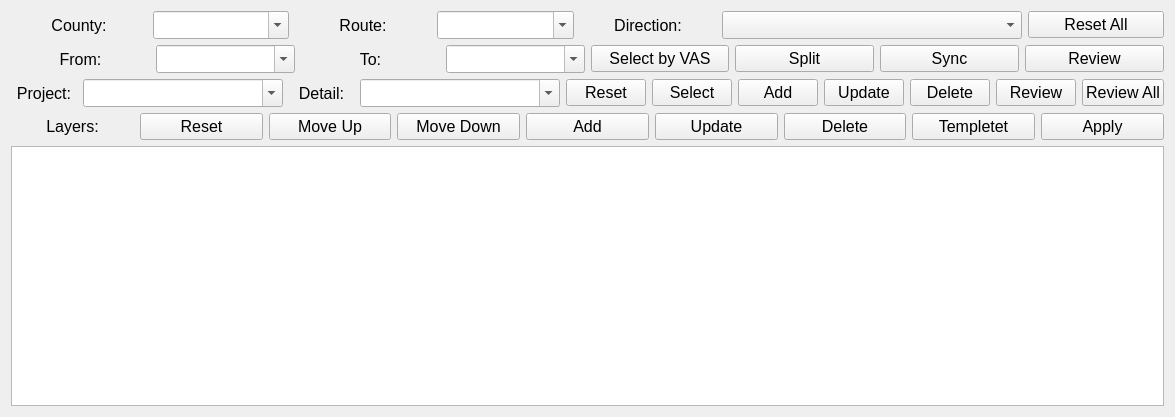
<?xml version="1.0" encoding="UTF-8"?>
<ui version="4.0">
 <class>rtProjEntryForm</class>
 <widget class="QWidget" name="rtProjEntryForm">
  <property name="geometry">
   <rect>
    <x>0</x>
    <y>0</y>
    <width>1175</width>
    <height>417</height>
   </rect>
  </property>
  <property name="windowTitle">
   <string>Route Project Entry</string>
  </property>
  <layout class="QVBoxLayout" name="verticalLayout_2">
   <item>
    <layout class="QVBoxLayout" name="verticalLayout" stretch="1,1,1,1,20">
     <item>
      <layout class="QHBoxLayout" name="horizontalLayout">
       <item>
        <widget class="QLabel" name="labelCounty">
         <property name="font">
          <font>
           <pointsize>12</pointsize>
          </font>
         </property>
         <property name="text">
          <string>County:</string>
         </property>
         <property name="alignment">
          <set>Qt::AlignCenter</set>
         </property>
        </widget>
       </item>
       <item>
        <widget class="QComboBox" name="comboBoxCounty">
         <property name="minimumSize">
          <size>
           <width>100</width>
           <height>28</height>
          </size>
         </property>
         <property name="font">
          <font>
           <pointsize>12</pointsize>
          </font>
         </property>
         <property name="toolTip">
          <string>&lt;html&gt;&lt;head/&gt;&lt;body&gt;&lt;p&gt;Please Select County&lt;/p&gt;&lt;/body&gt;&lt;/html&gt;</string>
         </property>
         <property name="statusTip">
          <string>Select County</string>
         </property>
         <property name="editable">
          <bool>true</bool>
         </property>
        </widget>
       </item>
       <item>
        <widget class="QLabel" name="labelRoute">
         <property name="font">
          <font>
           <pointsize>12</pointsize>
          </font>
         </property>
         <property name="text">
          <string>Route:</string>
         </property>
         <property name="alignment">
          <set>Qt::AlignCenter</set>
         </property>
        </widget>
       </item>
       <item>
        <widget class="QComboBox" name="comboBoxRoute">
         <property name="minimumSize">
          <size>
           <width>100</width>
           <height>28</height>
          </size>
         </property>
         <property name="font">
          <font>
           <pointsize>12</pointsize>
          </font>
         </property>
         <property name="toolTip">
          <string>&lt;html&gt;&lt;head/&gt;&lt;body&gt;&lt;p&gt;Please Select Route&lt;/p&gt;&lt;/body&gt;&lt;/html&gt;</string>
         </property>
         <property name="statusTip">
          <string>Select Route</string>
         </property>
         <property name="editable">
          <bool>true</bool>
         </property>
        </widget>
       </item>
       <item>
        <widget class="QLabel" name="labelDirection">
         <property name="font">
          <font>
           <pointsize>12</pointsize>
          </font>
         </property>
         <property name="text">
          <string>Direction:</string>
         </property>
         <property name="alignment">
          <set>Qt::AlignCenter</set>
         </property>
        </widget>
       </item>
       <item>
        <widget class="QComboBox" name="comboBoxDirection">
         <property name="minimumSize">
          <size>
           <width>300</width>
           <height>28</height>
          </size>
         </property>
         <property name="font">
          <font>
           <pointsize>12</pointsize>
          </font>
         </property>
         <property name="toolTip">
          <string>Please Select Direction</string>
         </property>
         <property name="statusTip">
          <string>Select Direction</string>
         </property>
        </widget>
       </item>
       <item>
        <widget class="QPushButton" name="pushButtonReset">
         <property name="font">
          <font>
           <pointsize>12</pointsize>
          </font>
         </property>
         <property name="text">
          <string>Reset All</string>
         </property>
        </widget>
       </item>
      </layout>
     </item>
     <item>
      <layout class="QHBoxLayout" name="horizontalLayout_3">
       <item>
        <widget class="QLabel" name="labelFrom">
         <property name="font">
          <font>
           <pointsize>12</pointsize>
          </font>
         </property>
         <property name="text">
          <string>From:</string>
         </property>
         <property name="alignment">
          <set>Qt::AlignCenter</set>
         </property>
        </widget>
       </item>
       <item>
        <widget class="QComboBox" name="comboBoxFrom">
         <property name="minimumSize">
          <size>
           <width>100</width>
           <height>28</height>
          </size>
         </property>
         <property name="font">
          <font>
           <pointsize>12</pointsize>
          </font>
         </property>
         <property name="toolTip">
          <string>&lt;html&gt;&lt;head/&gt;&lt;body&gt;&lt;p&gt;Please Select County&lt;/p&gt;&lt;/body&gt;&lt;/html&gt;</string>
         </property>
         <property name="statusTip">
          <string>Select County</string>
         </property>
         <property name="editable">
          <bool>true</bool>
         </property>
        </widget>
       </item>
       <item>
        <widget class="QLabel" name="labelTo">
         <property name="font">
          <font>
           <pointsize>12</pointsize>
          </font>
         </property>
         <property name="text">
          <string>To:</string>
         </property>
         <property name="alignment">
          <set>Qt::AlignCenter</set>
         </property>
        </widget>
       </item>
       <item>
        <widget class="QComboBox" name="comboBoxTo">
         <property name="minimumSize">
          <size>
           <width>100</width>
           <height>28</height>
          </size>
         </property>
         <property name="font">
          <font>
           <pointsize>12</pointsize>
          </font>
         </property>
         <property name="toolTip">
          <string>&lt;html&gt;&lt;head/&gt;&lt;body&gt;&lt;p&gt;Please Select Route&lt;/p&gt;&lt;/body&gt;&lt;/html&gt;</string>
         </property>
         <property name="statusTip">
          <string>Select Route</string>
         </property>
         <property name="editable">
          <bool>true</bool>
         </property>
        </widget>
       </item>
       <item>
        <widget class="QPushButton" name="pushButtonVASSelect">
         <property name="font">
          <font>
           <pointsize>12</pointsize>
          </font>
         </property>
         <property name="text">
          <string>Select by VAS</string>
         </property>
        </widget>
       </item>
       <item>
        <widget class="QPushButton" name="pushButtonVASSplit">
         <property name="font">
          <font>
           <pointsize>12</pointsize>
          </font>
         </property>
         <property name="text">
          <string>Split</string>
         </property>
        </widget>
       </item>
       <item>
        <widget class="QPushButton" name="pushButtonSyncAll">
         <property name="font">
          <font>
           <pointsize>12</pointsize>
          </font>
         </property>
         <property name="text">
          <string>Sync</string>
         </property>
        </widget>
       </item>
       <item>
        <widget class="QPushButton" name="pushButtonVASReview">
         <property name="font">
          <font>
           <pointsize>12</pointsize>
          </font>
         </property>
         <property name="text">
          <string>Review</string>
         </property>
        </widget>
       </item>
      </layout>
     </item>
     <item>
      <layout class="QHBoxLayout" name="horizontalLayout_2">
       <item>
        <widget class="QLabel" name="labelProject">
         <property name="font">
          <font>
           <pointsize>12</pointsize>
          </font>
         </property>
         <property name="text">
          <string>Project:</string>
         </property>
         <property name="alignment">
          <set>Qt::AlignCenter</set>
         </property>
        </widget>
       </item>
       <item>
        <widget class="QComboBox" name="comboBoxProjNmbr">
         <property name="minimumSize">
          <size>
           <width>200</width>
           <height>28</height>
          </size>
         </property>
         <property name="font">
          <font>
           <pointsize>12</pointsize>
          </font>
         </property>
         <property name="toolTip">
          <string>&lt;html&gt;&lt;head/&gt;&lt;body&gt;&lt;p&gt;Please Select County&lt;/p&gt;&lt;/body&gt;&lt;/html&gt;</string>
         </property>
         <property name="statusTip">
          <string>Select County</string>
         </property>
         <property name="editable">
          <bool>true</bool>
         </property>
        </widget>
       </item>
       <item>
        <widget class="QLabel" name="labelDetail">
         <property name="font">
          <font>
           <pointsize>12</pointsize>
          </font>
         </property>
         <property name="text">
          <string>Detail:</string>
         </property>
         <property name="alignment">
          <set>Qt::AlignCenter</set>
         </property>
        </widget>
       </item>
       <item>
        <widget class="QComboBox" name="comboBoxProjDetail">
         <property name="minimumSize">
          <size>
           <width>200</width>
           <height>28</height>
          </size>
         </property>
         <property name="font">
          <font>
           <pointsize>12</pointsize>
          </font>
         </property>
         <property name="toolTip">
          <string>&lt;html&gt;&lt;head/&gt;&lt;body&gt;&lt;p&gt;Please Select Route&lt;/p&gt;&lt;/body&gt;&lt;/html&gt;</string>
         </property>
         <property name="statusTip">
          <string>Select Route</string>
         </property>
         <property name="editable">
          <bool>true</bool>
         </property>
        </widget>
       </item>
       <item>
        <widget class="QPushButton" name="pushButtonProjReset">
         <property name="font">
          <font>
           <pointsize>12</pointsize>
          </font>
         </property>
         <property name="text">
          <string>Reset</string>
         </property>
        </widget>
       </item>
       <item>
        <widget class="QPushButton" name="pushButtonProjSelect">
         <property name="font">
          <font>
           <pointsize>12</pointsize>
          </font>
         </property>
         <property name="text">
          <string>Select</string>
         </property>
        </widget>
       </item>
       <item>
        <widget class="QPushButton" name="pushButtonProjAdd">
         <property name="font">
          <font>
           <pointsize>12</pointsize>
          </font>
         </property>
         <property name="text">
          <string>Add</string>
         </property>
        </widget>
       </item>
       <item>
        <widget class="QPushButton" name="pushButtonProjUpdate">
         <property name="font">
          <font>
           <pointsize>12</pointsize>
          </font>
         </property>
         <property name="text">
          <string>Update</string>
         </property>
        </widget>
       </item>
       <item>
        <widget class="QPushButton" name="pushButtonProjDelete">
         <property name="font">
          <font>
           <pointsize>12</pointsize>
          </font>
         </property>
         <property name="text">
          <string>Delete</string>
         </property>
        </widget>
       </item>
       <item>
        <widget class="QPushButton" name="pushButtonReviewProj">
         <property name="font">
          <font>
           <pointsize>12</pointsize>
          </font>
         </property>
         <property name="text">
          <string>Review</string>
         </property>
        </widget>
       </item>
       <item>
        <widget class="QPushButton" name="pushButtonReviewAllProj">
         <property name="font">
          <font>
           <pointsize>12</pointsize>
          </font>
         </property>
         <property name="text">
          <string>Review All</string>
         </property>
        </widget>
       </item>
      </layout>
     </item>
     <item>
      <layout class="QHBoxLayout" name="horizontalLayout_4">
       <item>
        <widget class="QLabel" name="labelLayers">
         <property name="maximumSize">
          <size>
           <width>16777215</width>
           <height>16777215</height>
          </size>
         </property>
         <property name="font">
          <font>
           <pointsize>12</pointsize>
          </font>
         </property>
         <property name="text">
          <string>Layers:</string>
         </property>
         <property name="alignment">
          <set>Qt::AlignCenter</set>
         </property>
        </widget>
       </item>
       <item>
        <widget class="QPushButton" name="pushButtonLayersReset">
         <property name="font">
          <font>
           <pointsize>12</pointsize>
          </font>
         </property>
         <property name="text">
          <string>Reset</string>
         </property>
        </widget>
       </item>
       <item>
        <widget class="QPushButton" name="pushButtonLayerUp">
         <property name="font">
          <font>
           <pointsize>12</pointsize>
          </font>
         </property>
         <property name="text">
          <string>Move Up</string>
         </property>
        </widget>
       </item>
       <item>
        <widget class="QPushButton" name="pushButtonLayerDown">
         <property name="font">
          <font>
           <pointsize>12</pointsize>
          </font>
         </property>
         <property name="text">
          <string>Move Down</string>
         </property>
        </widget>
       </item>
       <item>
        <widget class="QPushButton" name="pushButtonLayerAdd">
         <property name="font">
          <font>
           <pointsize>12</pointsize>
          </font>
         </property>
         <property name="text">
          <string>Add</string>
         </property>
        </widget>
       </item>
       <item>
        <widget class="QPushButton" name="pushButtonLayerUpdate">
         <property name="font">
          <font>
           <pointsize>12</pointsize>
          </font>
         </property>
         <property name="text">
          <string>Update</string>
         </property>
        </widget>
       </item>
       <item>
        <widget class="QPushButton" name="pushButtonLayerDelete">
         <property name="font">
          <font>
           <pointsize>12</pointsize>
          </font>
         </property>
         <property name="text">
          <string>Delete</string>
         </property>
        </widget>
       </item>
       <item>
        <widget class="QPushButton" name="pushButtonTemplet">
         <property name="font">
          <font>
           <pointsize>12</pointsize>
          </font>
         </property>
         <property name="text">
          <string>Templetet</string>
         </property>
        </widget>
       </item>
       <item>
        <widget class="QPushButton" name="pushButtonLayerApply">
         <property name="font">
          <font>
           <pointsize>12</pointsize>
          </font>
         </property>
         <property name="text">
          <string>Apply</string>
         </property>
        </widget>
       </item>
      </layout>
     </item>
     <item>
      <widget class="QTableWidget" name="tableWidget"/>
     </item>
    </layout>
   </item>
  </layout>
 </widget>
 <resources/>
 <connections/>
</ui>
